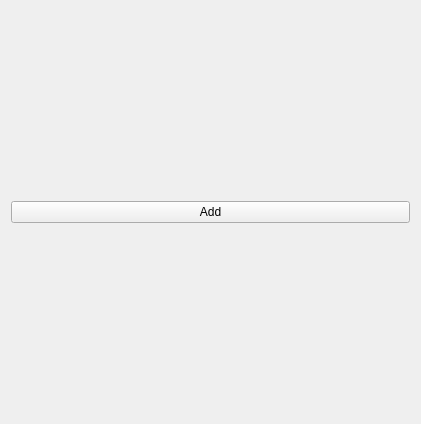
<?xml version="1.0" encoding="UTF-8"?>
<ui version="4.0">
 <class>Widget</class>
 <widget class="QWidget" name="Widget">
  <property name="geometry">
   <rect>
    <x>0</x>
    <y>0</y>
    <width>421</width>
    <height>424</height>
   </rect>
  </property>
  <property name="windowTitle">
   <string>Widget</string>
  </property>
  <layout class="QVBoxLayout" name="verticalLayout">
   <item>
    <widget class="QPushButton" name="addButton">
     <property name="text">
      <string>Add</string>
     </property>
    </widget>
   </item>
  </layout>
 </widget>
 <layoutdefault spacing="6" margin="11"/>
 <resources/>
 <connections/>
</ui>
